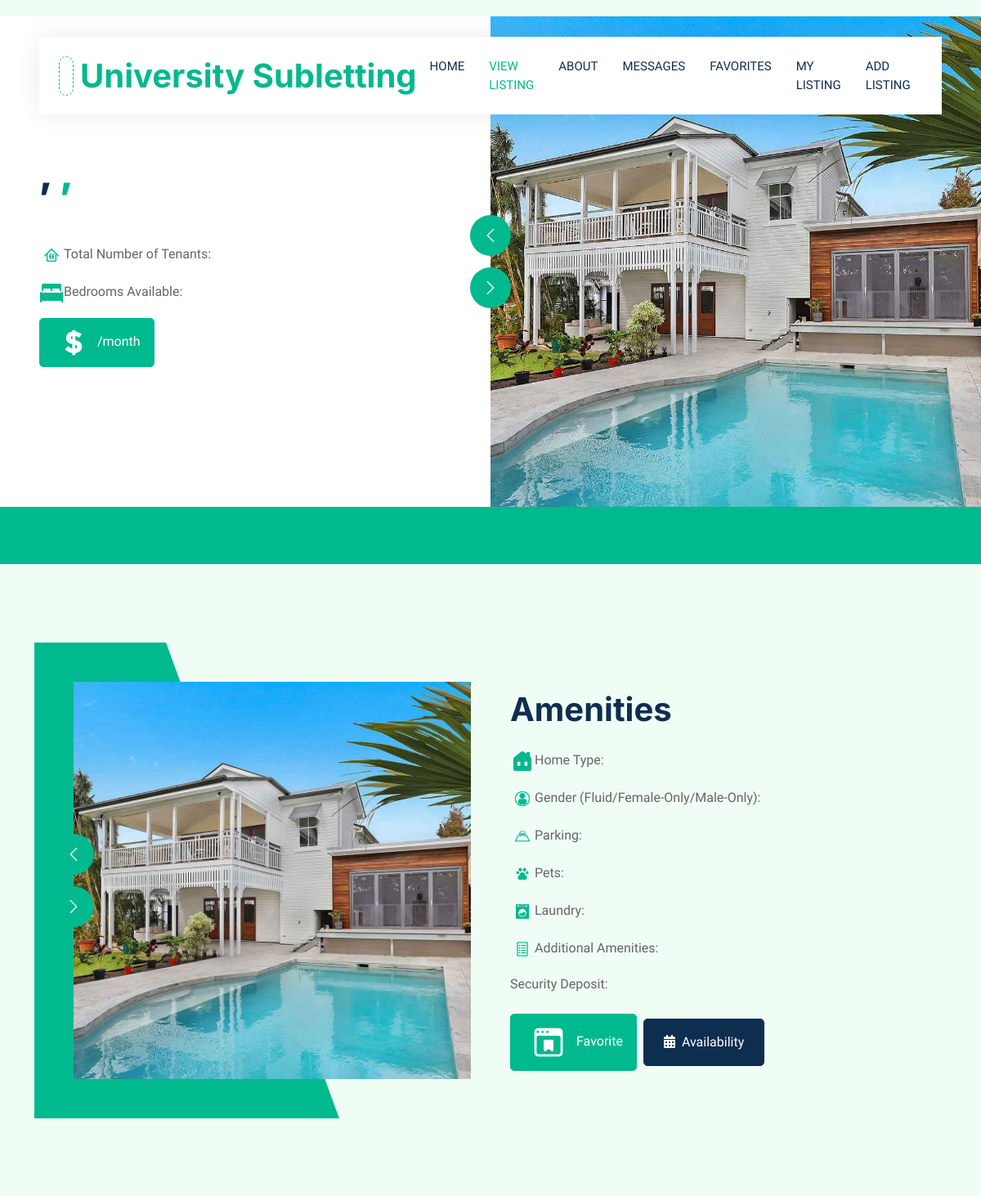
/view_listing/9 (upper part), run on an earlier commit of the app's database.
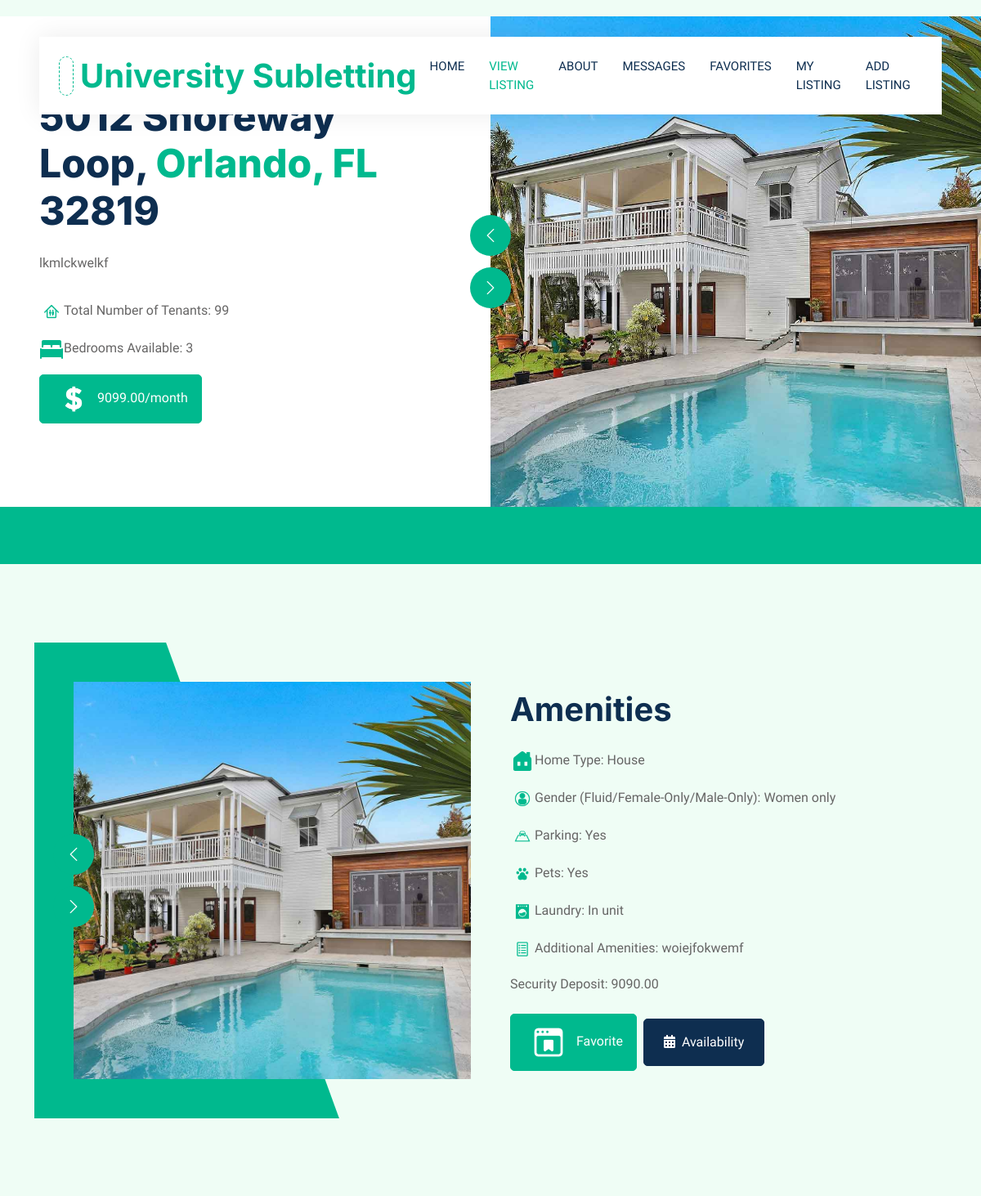
And on a later commit of the database.
### hello/models.py (models this page shows)
class allinformation(models.Model):
    user = models.ForeignKey(User, on_delete=models.CASCADE, null=True)
    address = models.CharField(max_length=200, blank=True, null=True)
    city = models.CharField(max_length=200, blank=True, null=True)
    zip = models.IntegerField( blank=True, null=True)
    state = models.CharField(max_length=22, blank=True, null=True)
    hometype = models.CharField(max_length=100, blank=True, null=True)
    monthlyprice = models.DecimalField(max_digits = 100, decimal_places=2, blank=True, null=True)
    securitydeposit = models.DecimalField(max_digits = 100, decimal_places=2, blank=True, null=True)
    numbertenants = models.IntegerField(blank=True, null=True)
    gender = models.CharField(max_length=20, blank=True, null=True)
    beds = models.IntegerField( blank=True, null=True)
    addrentinfo = models.CharField(max_length=300, blank=True, null=True)
    parking = models.CharField(max_length=4, blank=True, null=True)
    pets = models.CharField(max_length=4, blank=True, null=True)
    laundry = models.CharField(max_length=20, blank=True, null=True)
    addamenityinfo = models.CharField(max_length=300, blank=True, null=True)
    image = models.ImageField(upload_to=None, height_field=None, width_field=None, max_length=100,blank=True, null=True )

### hello/views.py (the view)
# urls.py: path("view_listing/<int:listing_id>", views.view_listing, name="view_listing"),
def view_listing(request, listing_id):
    addyinfo = allinformation.objects.filter(id=listing_id).last()
    print("Listing ID:", listing_id)
    return render(request, "hello/view_listing.html", {'addyinfo': addyinfo,})

### hello/templates/hello/view_listing.html (shortened to what the changed rows need)
{% extends "hello/layout.html" %}
{% load static %}
{% block content %}
<!DOCTYPE html>
<html lang="en">
<head>
    <link href="https://cdnjs.cloudflare.com/ajax/libs/font-awesome/5.10.0/css/all.min.css" rel="stylesheet">
    <link href="https://cdn.jsdelivr.net/npm/bootstrap-icons@1.4.1/font/bootstrap-icons.css" rel="stylesheet">
    <link href="{% static 'hello/lib/animate/animate.min.css' %}" rel="stylesheet">
    <link href="{% static 'hello/lib/owlcarousel/assets/owl.carousel.min.css' %}" rel="stylesheet">
    <link href="{% static 'hello/css/bootstrap.min.css' %}" rel="stylesheet">
    <link href="{% static 'hello/css/style.css' %}" rel="stylesheet">
</head>
<body>
    <div class="container-fluid nav-bar bg-transparent">
        <nav class="navbar navbar-expand-lg bg-white navbar-light py-0 px-4">
            <a href="{% url 'home' %}" class="navbar-brand d-flex align-items-center text-center">
                <h1 class="m-0 text-primary">University Subletting</h1>
            </a>
        </nav>
    </div>
    <div class="container-fluid header bg-white p-0">
        <div class="row g-0 align-items-center flex-column-reverse flex-md-row">
            <div class="col-md-6 p-5 mt-lg-2">
                <h1 class="display-5 animated fadeIn mb-4">{{addyinfo.address}}, <span class="text-primary">{{addyinfo.city}}, {{addyinfo.state}}</span> {{addyinfo.zip}}</h1>
                <p class="animated fadeIn mb-4 pb-2">{{addyinfo.addrentinfo}} </p>
                <p><img class="img-fluid" src="{% static 'hello/images/icon-tenants.png'%}" alt="Icon" style="width: 30px; height: 30px;">Total Number of Tenants: {{addyinfo.numbertenants}}</p>
                <p><img class="img-fluid" src="{% static 'hello/images/icon-bed.png'%}" alt="Icon" style="width: 30px; height: 30px;">Bedrooms Available: {{addyinfo.beds}}</p>
                <p class="btn btn-primary py-1 px-3 me-1 animated fadeIn">
                    <img class="img-fluid" src="{% static 'hello/images/icon-dollar.png'%}" alt="Icon" style="width: 50px; height: 50px;">
                    {{addyinfo.monthlyprice}}/month
                </p>
            </div>
        </div>
    </div>
    <div class="container-xxl py-5">
        <div class="container">
            <div class="row g-5 align-items-center">
                <div class="col-lg-6 wow fadeIn" data-wow-delay="0.5s">
                    <h1 class="mb-4">Amenities</h1>
                    <p><img class="img-fluid" src="{% static 'hello/images/icon-house (2).png'%}" alt="Icon" style="width: 30px; height: 30px;">Home Type: {{addyinfo.hometype}}</p>
                    <p><img class="img-fluid" src="{% static 'hello/images/icon-person.png'%}" alt="Icon" style="width: 30px; height: 30px;">Gender (Fluid/Female-Only/Male-Only): {{addyinfo.gender}}</p>
                    <p><img class="img-fluid" src="{% static 'hello/images/icon-parking.png'%}" alt="Icon" style="width: 30px; height: 30px;">Parking: {{addyinfo.parking}}</p>
                    <p><img class="img-fluid" src="{% static 'hello/images/icon-pet.png'%}" alt="Icon" style="width: 30px; height: 30px;">Pets: {{addyinfo.pets}}</p>
                    <p><img class="img-fluid" src="{% static 'hello/images/icon-laundry.png'%}" alt="Icon" style="width: 30px; height: 30px;">Laundry: {{addyinfo.laundry}}</p>
                    <p><img class="img-fluid" src="{% static 'hello/images/icon-misc.png'%}" alt="Icon" style="width: 30px; height: 30px;">Additional Amenities: {{addyinfo.addamenityinfo}}</p>
                    <p class="mb-4">Security Deposit: {{addyinfo.securitydeposit}}</p>
                    <button class="btn btn-primary py-1 px-3 me-1 animated fadeIn">
                        <img class="img-fluid" src="{% static 'hello/images/icon-favorite.png'%}" alt="Icon" style="width: 60px; height: 60px;">
                        Favorite
                    </button>
                    <a href="" class="btn btn-dark py-3 px-4"><i class="fa fa-calendar-alt me-2"></i>Availability</a>
                </div>
            </div>
        </div>
    </div>
</body>
</html>
{% endblock %}

What changed in the data, as far as the page shows it:
added allinformation: address "5012 Shoreway Loop", city "Orlando", state "FL", zip "32819", addrentinfo "lkmlckwelkf", numbertenants "99", beds "3", monthlyprice "9099.00", hometype "House", gender "Women only", parking "Yes", pets "Yes", laundry "In unit", addamenityinfo "woiejfokwemf", securitydeposit "9090.00"
